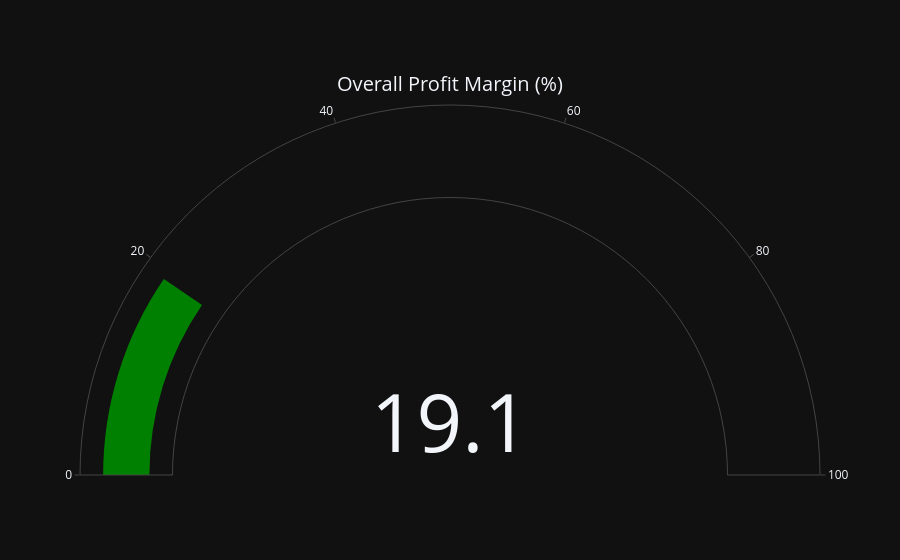

The cell this chart's notebook holds for it:
### Markdown cell above
***2. Profit Margin Gauge***

### Code cell
fig = go.Figure(go.Indicator(
    mode="gauge+number",
    value=Profit_Margin,
    title={'text': "Overall Profit Margin (%)"},
    gauge={'axis': {'range': [None, 100]}}
))
fig.update_layout(template="plotly_dark")
fig.show()

### Figure 1 — Plotly figure (JSON) as saved in the notebook; plotly's stock layout.template omitted (floating-point values rounded to 4 significant figures)
{"data": [{"gauge": {"axis": {"range": [null, 100]}}, "mode": "gauge+number", "title": {"text": "Overall Profit Margin (%)"}, "type": "indicator", "value": 19.12}], "layout": {"autosize": true}}
